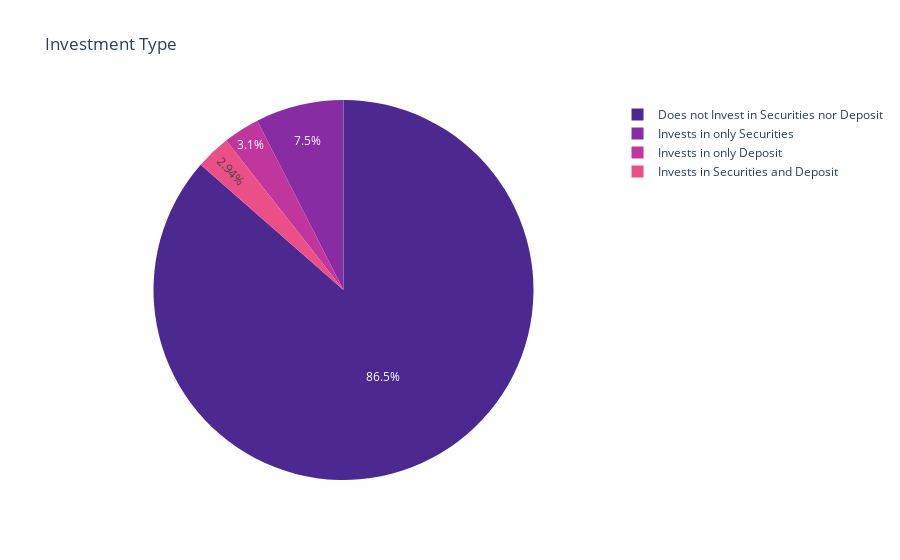

The code cell stored with this chart in its notebook:
### Code cell
fig=px.pie(new_loan,values=Holder_type, names=Holder_type.index, title='Investment Type',color_discrete_sequence=px.colors.sequential.Agsunset)
fig.show()

### Figure 1 — Plotly figure (JSON) as saved in the notebook; plotly's stock layout.template omitted (floating-point values rounded to 4 significant figures)
{"data": [{"domain": {"x": [0.0, 1.0], "y": [0.0, 1.0]}, "hovertemplate": "label=%{label}<br>value=%{value}<extra></extra>", "labels": ["Does not Invest in Securities nor Deposit", "Invests in only Securities", "Invests in only Deposit", "Invests in Securities and Deposit"], "legendgroup": "", "name": "", "showlegend": true, "type": "pie", "values": [4323, 375, 155, 147]}], "layout": {"legend": {"tracegroupgap": 0}, "piecolorway": ["rgb(75, 41, 145)", "rgb(135, 44, 162)", "rgb(192, 54, 157)", "rgb(234, 79, 136)", "rgb(250, 120, 118)", "rgb(246, 169, 122)", "rgb(237, 217, 163)"], "title": {"text": "Investment Type"}}}
